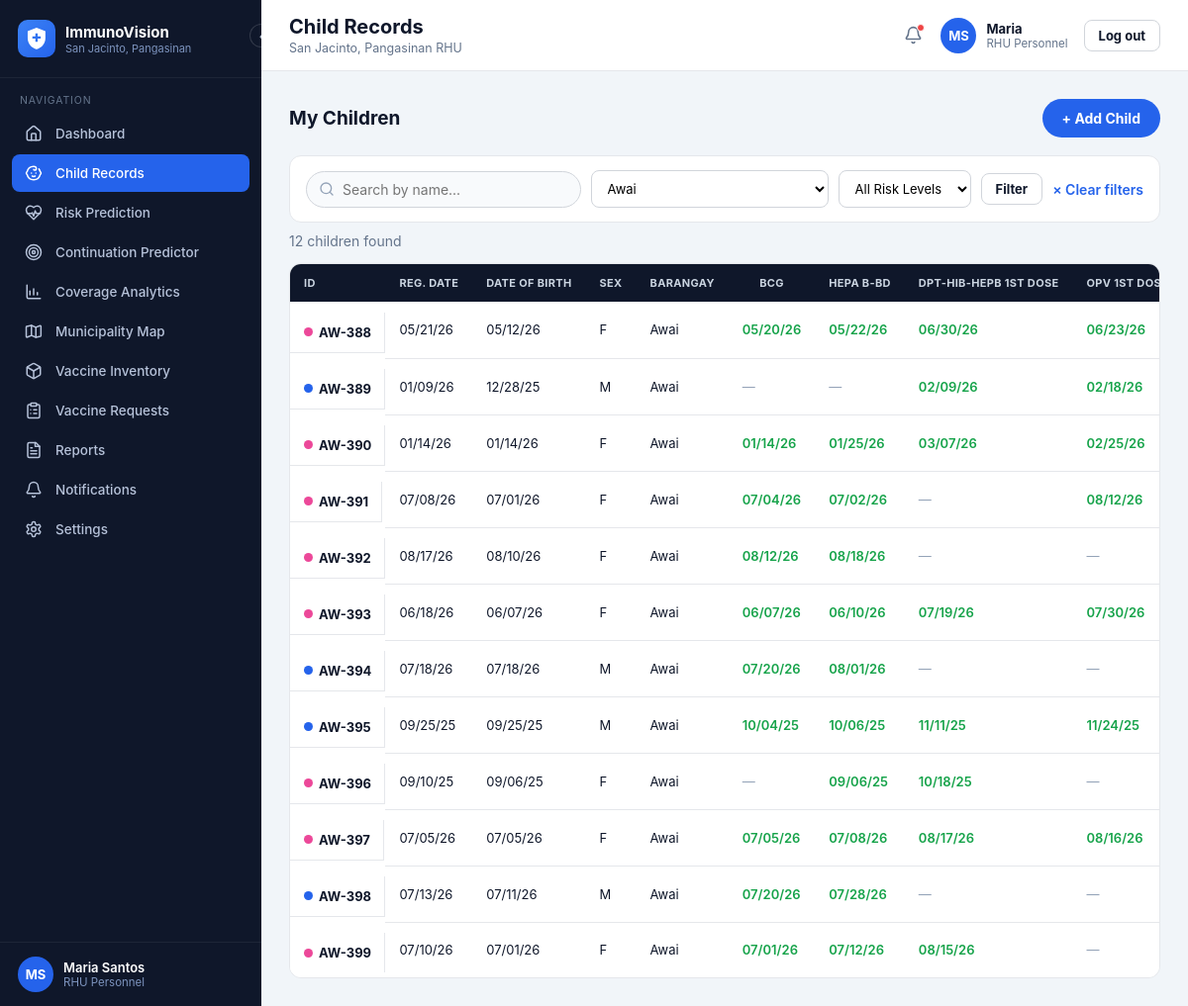
The app's page /rhu/children?barangay_id=1 (signed in) with its own data.
### models.py (models this page shows, shortened)
class User(UserMixin, db.Model):
    __tablename__ = "users"
    id = db.Column(db.Integer, primary_key=True)
    username = db.Column(db.String(64), unique=True, nullable=False)
    password_hash = db.Column(db.String(255), nullable=False)
    full_name = db.Column(db.String(150), nullable=False)
    role = db.Column(db.String(20), nullable=False)  # admin | rhu | bhw
    barangay_id = db.Column(db.Integer, db.ForeignKey("barangays.id"), nullable=True)
    is_active_flag = db.Column(db.Boolean, default=True, nullable=False)
    created_at = db.Column(db.DateTime, default=datetime.utcnow)
    last_login_at = db.Column(db.DateTime, nullable=True)
    @property
    def is_active(self):
        return self.is_active_flag
    @property
    def role_label(self):
        return {"admin": "System Administrator", "rhu": "RHU Personnel",
                "bhw": "Barangay Health Worker"}.get(self.role, self.role)

class Child(db.Model):
    __tablename__ = "children"
    id = db.Column(db.Integer, primary_key=True)
    full_name = db.Column(db.String(150), nullable=False)
    sex = db.Column(db.String(1), nullable=False)  # M | F
    date_of_birth = db.Column(db.Date, nullable=False)
    barangay_id = db.Column(db.Integer, db.ForeignKey("barangays.id"), nullable=False)
    address = db.Column(db.String(255))
    guardian_name = db.Column(db.String(150))
    guardian_contact = db.Column(db.String(50))
    date_registered = db.Column(db.Date, default=date.today)
    vitamin_a_date = db.Column(db.Date, nullable=True)
    mnp_given = db.Column(db.Boolean, default=False)
    number_of_visits = db.Column(db.Integer, default=0)
    moved_out = db.Column(db.Boolean, default=False, nullable=False)
    source = db.Column(db.String(20), default="synthetic")  # "real" | "synthetic"
    created_by_id = db.Column(db.Integer, db.ForeignKey("users.id"), nullable=True)
    created_at = db.Column(db.DateTime, default=datetime.utcnow)
    vaccination_records = db.relationship(
        "VaccinationRecord", backref="child", lazy="dynamic", cascade="all, delete-orphan"
    )
    risk_assessments = db.relationship(
        "RiskAssessment", backref="child", lazy="dynamic", cascade="all, delete-orphan",
        order_by="desc(RiskAssessment.computed_at)",
    )

class Barangay(db.Model):
    __tablename__ = "barangays"
    id = db.Column(db.Integer, primary_key=True)
    name = db.Column(db.String(100), unique=True, nullable=False)
    children = db.relationship("Child", backref="barangay", lazy="dynamic")
    users = db.relationship("User", backref="barangay", lazy="dynamic")

### app.py (the view)
@rhu_bp.route("/children", methods=["GET", "POST"])
def children():
    if request.method == "POST":
        _create_child(request.form, barangay_locked=None)
        flash("Child registered successfully.", "success")
        return redirect(url_for("rhu.children"))
    barangay_id = request.args.get("barangay_id", type=int)
    risk_level = request.args.get("risk_level", "")
    search = request.args.get("q", "").strip()
    q = Child.query
    if barangay_id:
        q = q.filter(Child.barangay_id == barangay_id)
    if search:
        q = q.filter(Child.full_name.ilike(f"%{search}%"))
    kids = q.order_by(Child.barangay_id, Child.id).all()
    if risk_level:
        kids = [c for c in kids if (ra := _latest_risk(c)) and ra.risk_label == risk_level]
    vt_lookup = {vt.code: vt for vt in VaccineType.query.all()}
    return render_template("rhu_children.html", **_rhu_ctx(
        "children", page_title="Child Records", children=kids,
        barangays=Barangay.query.order_by(Barangay.name).all(), vaccine_schedule=dp.VACCINE_SCHEDULE,
        vt_lookup=vt_lookup, antigens=VaccineAntigen.query.all(), selected_barangay=barangay_id,
        selected_risk=risk_level, search=search,
        dose_matrix=_dose_matrix(kids, vt_lookup), risk_labels=_risk_labels(kids),
    ))

### app.py (called while the page is built)
def create_app():
    app = Flask(__name__)
    app.config["SECRET_KEY"] = os.environ.get("SECRET_KEY", "dev-secret-key-change-in-production")
    app.config["SQLALCHEMY_DATABASE_URI"] = os.environ.get(
        "DATABASE_URL", f"sqlite:///{DB_PATH}"
    )
    app.config["SQLALCHEMY_TRACK_MODIFICATIONS"] = False
    os.makedirs(os.path.dirname(DB_PATH), exist_ok=True)
    db.init_app(app)
    login_manager.init_app(app)
    app.register_blueprint(auth_bp)
    app.register_blueprint(rhu_bp)
    app.register_blueprint(bhw_bp)
    app.register_blueprint(admin_bp)
    app.register_blueprint(api_bp)
    @login_manager.user_loader
    def load_user(user_id):
        return db.session.get(User, int(user_id))
    @app.context_processor
    def inject_globals():
        return {"today": date.today()}
    return app

def role_required(*roles):
    from functools import wraps
    def decorator(view_func):
        @wraps(view_func)
        def wrapped(*args, **kwargs):
            if not current_user.is_authenticated or current_user.role not in roles:
                abort(403)
            return view_func(*args, **kwargs)
        return wrapped
    return decorator

def build_nav(spec):
    return [{"key": k, "icon": i, "label": l, "url": url_for(e)} for k, i, l, e in spec]

def _children_query(barangay_id=None):
    q = Child.query
    return q.filter(Child.barangay_id == barangay_id) if barangay_id else q

def _cache(key, builder):
    if not has_request_context():
        return builder()
    store = getattr(g, "_iv_cache", None)
    if store is None:
        store = g._iv_cache = {}
    if key not in store:
        store[key] = builder()
    return store[key]

def _records_by_child():
    def build():
        out = defaultdict(list)
        for record in VaccinationRecord.query.all():
            out[record.child_id].append(record)
        return out
    return _cache("records", build)

def _latest_risk_by_child():
    def build():
        out = {}
        for ra in RiskAssessment.query.order_by(
            RiskAssessment.computed_at.asc(), RiskAssessment.id.asc()
        ).all():
            out[ra.child_id] = ra  # later rows overwrite earlier -> newest wins
        return out
    return _cache("risk", build)

def _risk_labels(children):
    risk = _latest_risk_by_child()
    return {c.id: (risk[c.id].risk_label if c.id in risk else None) for c in children}

def unread_count(notes):
    return sum(1 for n in notes if n.get("unread"))

### templates/rhu_children.html (shortened to what this page needs)
{% extends "layout_app.html" %}
{% from "_icons.html" import icon %}
{% block content %}
<div class="page-head">
  <h2>My Children</h2>
  <button class="btn btn-primary rounded-pill-btn" data-open-modal="registerChildModal">+ Add Child</button>
</div>
<form class="filter-bar" method="get">
  <div class="search-input-wrap">
    <span class="si-icon">{{ icon('search', 16) }}</span>
    <input type="text" name="q" value="{{ search }}" placeholder="Search by name...">
  </div>
  {% if barangays %}
  <select name="barangay_id" class="select-sm" onchange="this.form.submit()">
    {% for b in barangays %}<option value="{{ b.id }}" {% if selected_barangay==b.id %}selected{% endif %}>{{ b.name }}</option>{% endfor %}
  </select>
  {% endif %}
  <select name="risk_level" class="select-sm" onchange="this.form.submit()">
    <option value="">All Risk Levels</option>
  </select>
  <button class="btn btn-outline btn-sm" type="submit">Filter</button>
  {% if search or selected_barangay or selected_risk %}<a class="link" href="{{ url_for(request.endpoint) }}">× Clear filters</a>{% endif %}
</form>
<p class="text-muted" style="margin-top:-8px;">{{ children|length }} children found</p>
<div class="table-wrap">
<table class="data-table pin-first">
<thead>
<tr>
  <th>ID</th><th>Reg. Date</th><th>Date of Birth</th><th>Sex</th><th>Barangay</th>
  {% for code, name, antigen, dose_no, rec_days in vaccine_schedule %}<th class="vaccine-group-head">{{ name }}</th>{% endfor %}
</tr>
</thead>
<tbody>
{% for c in children %}
<tr>
  <td class="id-chip"><span class="sex-dot {{ c.sex }}"></span>{{ c.barangay.name[:2]|upper }}-{{ '%03d'|format(c.id) }}</td>
  <td>{{ c.date_registered.strftime('%m/%d/%y') }}</td>
  <td>{{ c.date_of_birth.strftime('%m/%d/%y') }}</td>
  <td>{{ c.sex }}</td>
  <td>{{ c.barangay.name }}</td>
  {% for code, name, antigen, dose_no, rec_days in vaccine_schedule %}
    {% set given = dose_matrix[c.id][code] %}
    <td class="{{ 'cell-green' if given else 'cell-muted' }}">
      {{ given.strftime('%m/%d/%y') if given else '—' }}
    </td>
  {% endfor %}
    {% set label = risk_labels[c.id] %}
</tr>
{% else %}
<tr><td colspan="20"><div class="empty-state"><div class="ic">{{ icon('folder', 34) }}</div><div class="t">No children found</div></div></td></tr>
{% endfor %}
</tbody>
</table>
</div>
{% endblock %}

### templates/layout_app.html (shortened to what this page needs)
{% extends "base.html" %}
{% from "_brand.html" import brand_mark %}
{% from "_icons.html" import icon %}
{% block body %}
<div class="app-shell">
  <aside class="sidebar" id="sidebar">
    <div class="sidebar-header">
      {{ brand_mark(38, 10) }}
      <div class="brand-text">
        <div class="t1">ImmunoVision</div>
        <div class="t2">San Jacinto, Pangasinan</div>
      </div>
      <button class="sidebar-toggle" id="sidebarToggle" type="button" title="Collapse sidebar">‹</button>
    </div>
    <div class="sidebar-section-label">Navigation</div>
    <nav class="sidebar-nav">
      {% for item in nav_items %}
      <a class="nav-item {% if item.key == active %}active{% endif %}" href="{{ item.url }}">
        <span class="icon">{{ icon(item.icon, 18) }}</span>
        <span class="label">{{ item.label }}</span>
      </a>
      {% endfor %}
    </nav>
    <div class="sidebar-footer">
      <div class="avatar-chip">{{ current_user.full_name.split(' ')|map('first')|join('') }}</div>
      <div class="who">
        <div class="name">{{ current_user.full_name }}</div>
        <div class="role">{{ current_user.role_label }}</div>
      </div>
    </div>
  </aside>
  <div class="main-col">
    <header class="topbar">
      <div>
        <h1>{% block page_title %}{{ page_title|default('') }}{% endblock %}</h1>
        <div class="subtitle">{% block page_subtitle %}{{ page_subtitle|default('San Jacinto, Pangasinan RHU') }}{% endblock %}</div>
      </div>
      <div class="topbar-right">
        <a href="{{ notif_url|default('#') }}" class="bell-btn" title="Notifications">{{ icon('bell', 19) }}{% if unread_count and unread_count > 0 %}<span class="bell-dot"></span>{% endif %}</a>
        <div class="account-chip">
          <div class="avatar-chip">{{ current_user.full_name.split(' ')|map('first')|join('') }}</div>
          <div class="who">
            <div class="name">{{ current_user.full_name.split(' ')[0] }}</div>
            <div class="role">{{ current_user.role_label }}</div>
          </div>
          <a href="{{ url_for('auth.logout') }}" class="btn btn-outline btn-sm" style="margin-left:6px;">Log out</a>
        </div>
      </div>
    </header>
    <main class="content">
      {% block content %}{% endblock %}
    </main>
  </div>
</div>
{% endblock %}

### records on screen
User: full_name "Maria Santos", role_label "RHU Personnel", full_name "Maria"
Child: barangay "AW", id "388", date_registered "05/21/26", date_of_birth "05/12/26", sex "F", barangay.name "Awai", given "05/20/26" "05/22/26" "06/30/26" "06/23/26"
Child: barangay "AW", id "389", date_registered "01/09/26", date_of_birth "12/28/25", sex "M", barangay.name "Awai", given "—" "—" "02/09/26" "02/18/26"
Child: barangay "AW", id "390", date_registered "01/14/26", date_of_birth "01/14/26", sex "F", barangay.name "Awai", given "01/14/26" "01/25/26" "03/07/26" "02/25/26"
Child: barangay "AW", id "391", date_registered "07/08/26", date_of_birth "07/01/26", sex "F", barangay.name "Awai", given "07/04/26" "07/02/26" "—" "08/12/26"
Child: barangay "AW", id "392", date_registered "08/17/26", date_of_birth "08/10/26", sex "F", barangay.name "Awai", given "08/12/26" "08/18/26" "—" "—"
Child: barangay "AW", id "393", date_registered "06/18/26", date_of_birth "06/07/26", sex "F", barangay.name "Awai", given "06/07/26" "06/10/26" "07/19/26" "07/30/26"
Child: barangay "AW", id "394", date_registered "07/18/26", date_of_birth "07/18/26", sex "M", barangay.name "Awai", given "07/20/26" "08/01/26" "—" "—"
Child: barangay "AW", id "395", date_registered "09/25/25", date_of_birth "09/25/25", sex "M", barangay.name "Awai", given "10/04/25" "10/06/25" "11/11/25" "11/24/25"
Child: barangay "AW", id "396", date_registered "09/10/25", date_of_birth "09/06/25", sex "F", barangay.name "Awai", given "—" "09/06/25" "10/18/25" "—"
Child: barangay "AW", id "397", date_registered "07/05/26", date_of_birth "07/05/26", sex "F", barangay.name "Awai", given "07/05/26" "07/08/26" "08/17/26" "08/16/26"
Child: barangay "AW", id "398", date_registered "07/13/26", date_of_birth "07/11/26", sex "M", barangay.name "Awai", given "07/20/26" "07/28/26" "—" "—"
Child: barangay "AW", id "399", date_registered "07/10/26", date_of_birth "07/01/26", sex "F", barangay.name "Awai", given "07/01/26" "07/12/26" "08/15/26" "—"

### other values on screen
{{ item.label }} "Dashboard" "Child Records" "Risk Prediction" "Continuation Predictor" "Coverage Analytics" "Municipality Map" "Vaccine Inventory" "Vaccine Requests" "Reports" "Notifications" "Settings"
{{ current_user.full_name.split(' ')|map('first')|join('') }} "MS"
{{ page_title|default('') }} "Child Records"
{{ page_subtitle|default('San Jacinto, Pangasinan RHU') }} "San Jacinto, Pangasinan RHU"
{{ children|length }} "12"
{{ name }} "BCG" "HEPA B-BD" "DPT-HIB-HEPB 1ST DOSE" "OPV 1ST…"
form field barangay_id "Awai"
